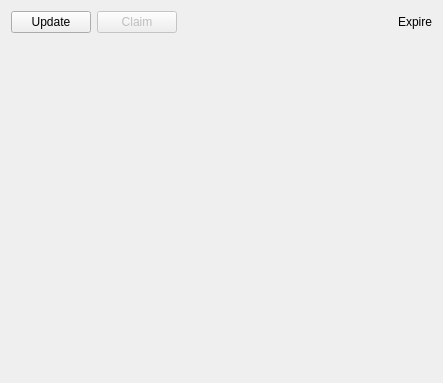
<?xml version="1.0" encoding="UTF-8"?>
<ui version="4.0">
 <class>Form</class>
 <widget class="QWidget" name="Form">
  <property name="geometry">
   <rect>
    <x>0</x>
    <y>0</y>
    <width>443</width>
    <height>383</height>
   </rect>
  </property>
  <property name="windowTitle">
   <string>Form</string>
  </property>
  <layout class="QVBoxLayout" name="verticalLayout">
   <item>
    <layout class="QHBoxLayout" name="horizontalLayout_2">
     <item>
      <widget class="QPushButton" name="updateBtn">
       <property name="text">
        <string>Update</string>
       </property>
      </widget>
     </item>
     <item>
      <widget class="QPushButton" name="openBtn">
       <property name="enabled">
        <bool>false</bool>
       </property>
       <property name="text">
        <string>Claim</string>
       </property>
      </widget>
     </item>
     <item>
      <spacer name="horizontalSpacer">
       <property name="orientation">
        <enum>Qt::Horizontal</enum>
       </property>
       <property name="sizeHint" stdset="0">
        <size>
         <width>40</width>
         <height>20</height>
        </size>
       </property>
      </spacer>
     </item>
     <item>
      <widget class="QLabel" name="expire">
       <property name="text">
        <string>Expire</string>
       </property>
      </widget>
     </item>
    </layout>
   </item>
   <item>
    <layout class="QHBoxLayout" name="horizontalLayout">
     <item>
      <spacer name="horizontalSpacer_2">
       <property name="orientation">
        <enum>Qt::Horizontal</enum>
       </property>
       <property name="sizeHint" stdset="0">
        <size>
         <width>40</width>
         <height>20</height>
        </size>
       </property>
      </spacer>
     </item>
     <item>
      <widget class="QLabel" name="image">
       <property name="minimumSize">
        <size>
         <width>224</width>
         <height>276</height>
        </size>
       </property>
       <property name="text">
        <string/>
       </property>
      </widget>
     </item>
     <item>
      <spacer name="horizontalSpacer_3">
       <property name="orientation">
        <enum>Qt::Horizontal</enum>
       </property>
       <property name="sizeHint" stdset="0">
        <size>
         <width>40</width>
         <height>20</height>
        </size>
       </property>
      </spacer>
     </item>
    </layout>
   </item>
   <item>
    <spacer name="verticalSpacer">
     <property name="orientation">
      <enum>Qt::Vertical</enum>
     </property>
     <property name="sizeHint" stdset="0">
      <size>
       <width>20</width>
       <height>48</height>
      </size>
     </property>
    </spacer>
   </item>
  </layout>
 </widget>
 <resources/>
 <connections/>
</ui>
